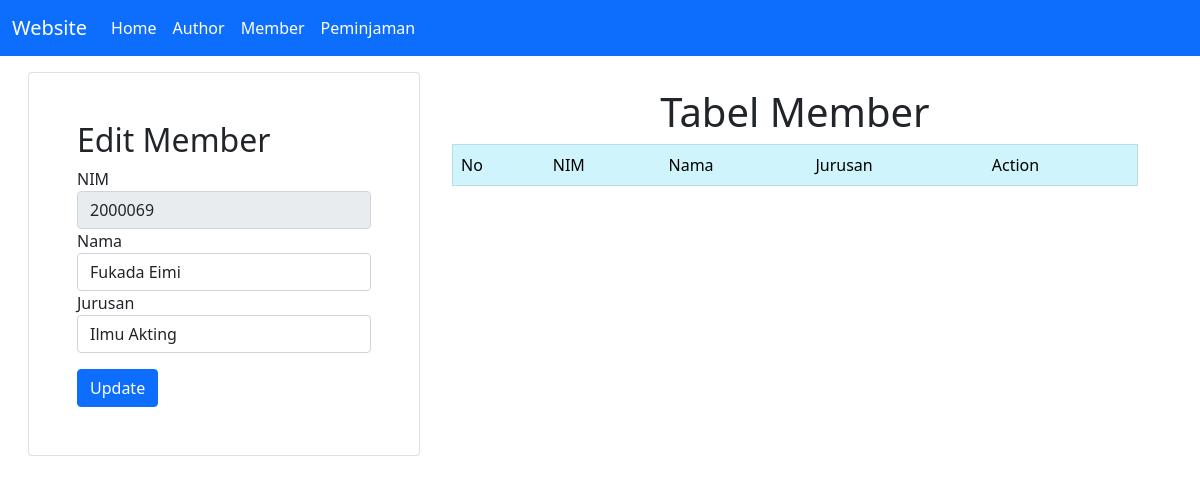
/member.php?id_edit=2000069, run on the app's committed database.
### tables this page shows
CREATE TABLE `member` (
  `nim` varchar(50) NOT NULL,
  `nama` varchar(100) NOT NULL,
  `jurusan` varchar(100) NOT NULL
);

### conf.php (called while the page is built)
<?php
$db_host = "localhost";
$db_user = "root";
$db_pass = "";
$db_name = "db_dpbolp11";
?>

### includes/DB.class.php (called while the page is built, shortened)
<?php
class DB
{
    var $db_host = "";
    var $db_user = "";
    var $db_pass = "";
    var $db_name = "";
    var $db_link = "";
    var $result = 0;
    function __construct($db_host = '', $db_user = '', $db_pass = '', $db_name = '')
    {
        $this->db_host = $db_host;
        $this->db_user = $db_user;
        $this->db_pass = $db_pass;
        $this->db_name = $db_name;
    }
    function open()
    {
        $this->db_link = mysqli_connect($this->db_host, $this->db_user, $this->db_pass, $this->db_name);
    }
    function execute($query = "")
    {
        $this->result = mysqli_query($this->db_link, $query);
        return $this->result;
    }
    function getResult()
    {
        return mysqli_fetch_array($this->result);
    }
}
?>

### includes/Member.class.php (called while the page is built, shortened)
<?php
class Member extends DB
{
    function getMemberDetail($nim){
        $query = "SELECT * FROM member WHERE nim = '$nim'";
        return $this->execute($query);
    }
}
?>

### member.php (the view, shortened to what this page needs)
<?php
include("conf.php");
include("includes/DB.class.php");
include("includes/Member.class.php");
$member = new Member($db_host, $db_user, $db_pass, $db_name);
$member->open();
$member->getMember();
$data_form = null;
if (!empty($_GET['id_edit'])) {
    $member->getMemberDetail($_GET['id_edit']);
    list($nim, $nama, $jurusan) = $member->getResult();
    $data_form .= "
        <div class='form-row'>
            <div class='form-group col'>
                <label for='nim'>NIM</label>
                <input type='text' class='form-control' name='nim' value='". $nim ."' readonly/>
            </div>
        </div>
        <div class='form-row'>
        <div class='form-group col'>
            <label for='nama'>Nama</label>
            <input type='text' class='form-control' name='nama' value='". $nama ."' required />
        </div>
        </div>
        <div class='form-row'>
        <div class='form-group col'>
            <label for='jurusan'>Jurusan</label>
            <input type='text' class='form-control' name='jurusan' value='". $jurusan ."' required></input>
        </div>
        </div>
        <button type='submit' name='update' class='btn btn-primary mt-3'>Update</button>
    ";
}

### data on the page
member: nim "2000069", nama "Fukada Eimi", jurusan "Ilmu Akting"

### other printed values
$this->content "Website Home Author Member Peminjaman Edit Member Tabel Member No NIM Nama Jurusan Action"
